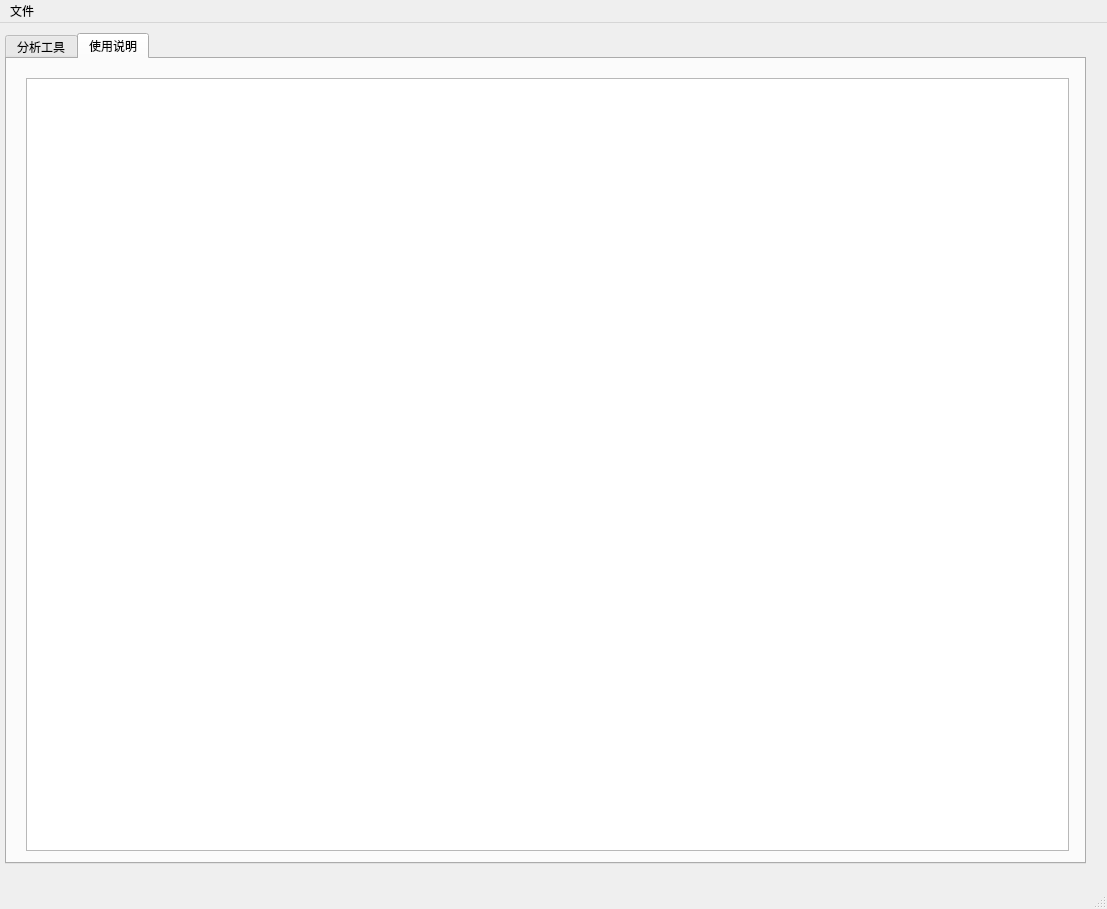
<?xml version="1.0" encoding="UTF-8"?>
<ui version="4.0">
 <class>MainWindow</class>
 <widget class="QMainWindow" name="MainWindow">
  <property name="windowModality">
   <enum>Qt::WindowModal</enum>
  </property>
  <property name="enabled">
   <bool>true</bool>
  </property>
  <property name="geometry">
   <rect>
    <x>0</x>
    <y>0</y>
    <width>1107</width>
    <height>909</height>
   </rect>
  </property>
  <property name="windowTitle">
   <string>账单汇总工具</string>
  </property>
  <property name="autoFillBackground">
   <bool>false</bool>
  </property>
  <property name="documentMode">
   <bool>false</bool>
  </property>
  <widget class="QWidget" name="centralwidget">
   <widget class="QTabWidget" name="tabWidget">
    <property name="geometry">
     <rect>
      <x>5</x>
      <y>10</y>
      <width>1081</width>
      <height>831</height>
     </rect>
    </property>
    <property name="currentIndex">
     <number>1</number>
    </property>
    <widget class="QWidget" name="tool">
     <attribute name="title">
      <string>分析工具</string>
     </attribute>
     <widget class="QWidget" name="verticalLayoutWidget_3">
      <property name="geometry">
       <rect>
        <x>20</x>
        <y>20</y>
        <width>1031</width>
        <height>1381</height>
       </rect>
      </property>
      <layout class="QVBoxLayout" name="tool_layout" stretch="1,4">
       <property name="topMargin">
        <number>0</number>
       </property>
       <item>
        <widget class="QGroupBox" name="groupBox">
         <property name="focusPolicy">
          <enum>Qt::WheelFocus</enum>
         </property>
         <property name="title">
          <string>账单汇总分析工具</string>
         </property>
         <widget class="QWidget" name="verticalLayoutWidget">
          <property name="geometry">
           <rect>
            <x>10</x>
            <y>20</y>
            <width>1011</width>
            <height>251</height>
           </rect>
          </property>
          <layout class="QVBoxLayout" name="config_layout">
           <property name="topMargin">
            <number>20</number>
           </property>
           <item>
            <layout class="QFormLayout" name="config_path_layout">
             <item row="0" column="0">
              <widget class="QLabel" name="wechat_label">
               <property name="text">
                <string>微信账单</string>
               </property>
              </widget>
             </item>
             <item row="0" column="1">
              <layout class="QHBoxLayout" name="wechat_layout">
               <item>
                <widget class="QLineEdit" name="wechat_file">
                 <property name="enabled">
                  <bool>false</bool>
                 </property>
                </widget>
               </item>
               <item>
                <widget class="QPushButton" name="wechat_file_choose">
                 <property name="text">
                  <string>选择</string>
                 </property>
                </widget>
               </item>
              </layout>
             </item>
             <item row="1" column="0">
              <widget class="QLabel" name="alipay_label">
               <property name="text">
                <string>支付宝账单</string>
               </property>
              </widget>
             </item>
             <item row="1" column="1">
              <layout class="QHBoxLayout" name="alipay_layout">
               <item>
                <widget class="QLineEdit" name="alipay_file">
                 <property name="enabled">
                  <bool>false</bool>
                 </property>
                </widget>
               </item>
               <item>
                <widget class="QPushButton" name="alipay_file_choose">
                 <property name="text">
                  <string>选择</string>
                 </property>
                </widget>
               </item>
              </layout>
             </item>
             <item row="2" column="0">
              <widget class="QLabel" name="cmbc_label">
               <property name="text">
                <string>招商银行账单</string>
               </property>
              </widget>
             </item>
             <item row="2" column="1">
              <layout class="QHBoxLayout" name="cmbc_layout">
               <item>
                <widget class="QLineEdit" name="cmbc_file">
                 <property name="enabled">
                  <bool>false</bool>
                 </property>
                </widget>
               </item>
               <item>
                <widget class="QPushButton" name="cmbc_file_choose">
                 <property name="text">
                  <string>选择</string>
                 </property>
                </widget>
               </item>
              </layout>
             </item>
             <item row="3" column="0">
              <widget class="QLabel" name="boc_label">
               <property name="text">
                <string>中国银行账单</string>
               </property>
              </widget>
             </item>
             <item row="3" column="1">
              <layout class="QHBoxLayout" name="boc_layout">
               <item>
                <widget class="QLineEdit" name="boc_file">
                 <property name="enabled">
                  <bool>false</bool>
                 </property>
                </widget>
               </item>
               <item>
                <widget class="QPushButton" name="boc_file_choose">
                 <property name="text">
                  <string>选择</string>
                 </property>
                </widget>
               </item>
              </layout>
             </item>
             <item row="4" column="0">
              <widget class="QLabel" name="out_dir_label">
               <property name="text">
                <string>汇总账单目录</string>
               </property>
              </widget>
             </item>
             <item row="4" column="1">
              <layout class="QHBoxLayout" name="out_dir_layout">
               <item>
                <widget class="QLineEdit" name="out_dir">
                 <property name="enabled">
                  <bool>false</bool>
                 </property>
                </widget>
               </item>
               <item>
                <widget class="QPushButton" name="out_dir_choose">
                 <property name="text">
                  <string>选择</string>
                 </property>
                </widget>
               </item>
              </layout>
             </item>
            </layout>
           </item>
           <item>
            <layout class="QHBoxLayout" name="horizontalLayout_2">
             <item>
              <widget class="QPushButton" name="start">
               <property name="text">
                <string>开始分析</string>
               </property>
              </widget>
             </item>
             <item>
              <widget class="QPushButton" name="open_out_dir">
               <property name="text">
                <string>打开账单目录</string>
               </property>
              </widget>
             </item>
             <item>
              <widget class="QPushButton" name="open_config_ini">
               <property name="text">
                <string>打开配置文件</string>
               </property>
              </widget>
             </item>
            </layout>
           </item>
          </layout>
         </widget>
        </widget>
       </item>
       <item>
        <widget class="QGroupBox" name="groupBox_2">
         <property name="enabled">
          <bool>true</bool>
         </property>
         <property name="title">
          <string>控制台</string>
         </property>
         <widget class="QPushButton" name="clear_log">
          <property name="geometry">
           <rect>
            <x>10</x>
            <y>440</y>
            <width>1011</width>
            <height>23</height>
           </rect>
          </property>
          <property name="text">
           <string>清空日志</string>
          </property>
         </widget>
         <widget class="QTextEdit" name="console_log">
          <property name="geometry">
           <rect>
            <x>10</x>
            <y>20</y>
            <width>1011</width>
            <height>401</height>
           </rect>
          </property>
         </widget>
        </widget>
       </item>
      </layout>
     </widget>
    </widget>
    <widget class="QWidget" name="info">
     <attribute name="title">
      <string>使用说明</string>
     </attribute>
     <widget class="QWidget" name="verticalLayoutWidget_2">
      <property name="geometry">
       <rect>
        <x>10</x>
        <y>10</y>
        <width>1061</width>
        <height>791</height>
       </rect>
      </property>
      <layout class="QVBoxLayout" name="verticalLayout">
       <item>
        <widget class="QTextEdit" name="info_text"/>
       </item>
      </layout>
     </widget>
    </widget>
   </widget>
  </widget>
  <widget class="QMenuBar" name="menubar">
   <property name="geometry">
    <rect>
     <x>0</x>
     <y>0</y>
     <width>1107</width>
     <height>22</height>
    </rect>
   </property>
   <widget class="QMenu" name="exit_menu">
    <property name="title">
     <string>文件</string>
    </property>
    <addaction name="actionexit"/>
   </widget>
   <addaction name="exit_menu"/>
  </widget>
  <widget class="QStatusBar" name="statusbar"/>
  <action name="actionexit">
   <property name="text">
    <string>退出</string>
   </property>
   <property name="shortcutContext">
    <enum>Qt::WidgetShortcut</enum>
   </property>
  </action>
 </widget>
 <layoutdefault spacing="6" margin="9"/>
 <resources/>
 <connections/>
</ui>
